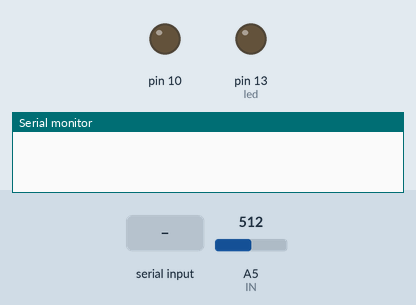
The sketch below on a simulated Arduino Uno, built with avr-gcc and run on an emulated ATmega328P. Parts: output pins drawn as LEDs (lit = HIGH), the last lines printed to the serial monitor. Inputs (shaded band) come from the test bench; at power-on: A5 (IN) = 512.

Above: at 1.2 s.
1.3 s: "1" received over Serial
At 1.8 s:
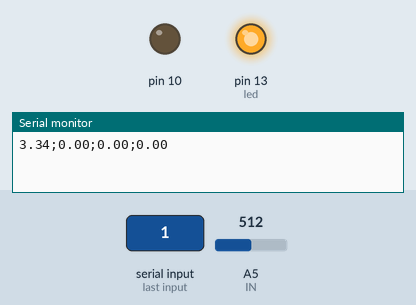
2.8 s: "0" received over Serial
At 4.0 s:
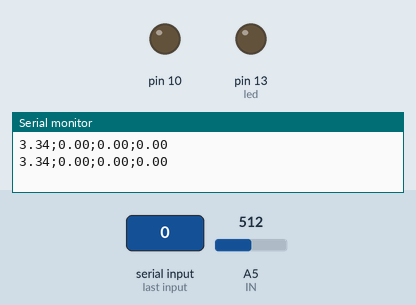
4.3 s: "2" received over Serial
At 5.3 s:
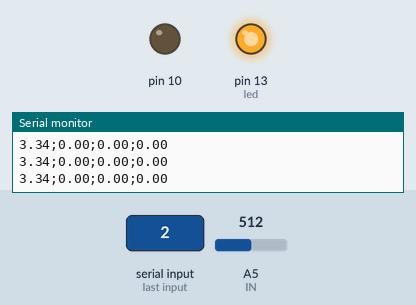
Timing chart, 0 to 7.3 s (numbered marks = the images above; inputs shaded):
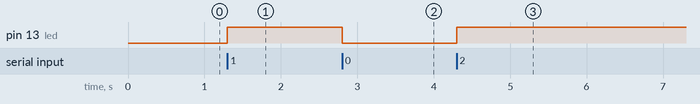

Measured:
- after the input at 1.3 s, pin 13 (led): LOW → HIGH at once
- after the input at 2.8 s, pin 13 (led): HIGH → LOW at once
- after the input at 4.3 s, pin 13 (led): LOW → HIGH at once

The sketch:

Control_MRAC_Python_Arduino.ino
```cpp
#define IN 5
#include <math.h>
double SetPoint = 0; //Este es el punto de referencia del HMI (0.255).
double SystemOutput = 0; //Esta es la magnitud de la varible de control (0-1024).
byte toByte = 0; //Esta variable almacena el valor de la planta en un byte para luego enviarlo al HMI (00000000-11111111).
int R2 = 10000; //Este es el valor en Ohmios de la resistencia en el divisor de voltaje.

float Yk = 0;
float Mk = 0;
float Ek = 0;
float Uk = 0;
float Error = 0;
float Ym = 0;
double ControlSignal = 0; //Esta es la senal de control que le envía el arduino al sistema

//-------------------------------------CONTROL MRAC-------------------------------------------------------
  //Coeficientes de la función de transferencia
  // y límites de escalamiento
  float c0r=0,  c1r=0.1507,    c0c=1,  c1c=0;
  float d1r=-0.83551,   d1c=-1;

  //Variables de control principales
  float r, y, mr, mc, m, e, er, out_f;

  float p1r=0,p1c=0,p1_antr=0,p1_antc=0;
  int ci=0;

  float Kp=0.707;

  float MR_a[4]={0,0,0,0};
  float MR_b[4]={0,0,0,0};
  float MR_Pk[4]={0,0,0,0};
  float MR_Pk_1[4]={0,0,0,0};

  float Ctrl_a[3]={0,0,0};
  float Ctrl_b[3]={0,0,0};
  float Ctrl_Pk[3]={0,0,0};
  float Ctrl_Pk_1[3]={0,0,0};

//------------------------------------------------------------------------------------------------------

void setup(){
  Serial.begin(9600); //Se incia la comnicacion por el puerto serial a una tasa de transferencia de 9600 baudios.
  pinMode(13, OUTPUT);
}

void loop(){
  if (Serial.available()>0){ //Cada que el Arduino recive un dato por el puerto serial, lee la variable de control y la envia al HMI.
    SetPoint = Serial.read();
    //SetPoint /= 2.55;
    SystemOutput = analogRead(IN);
    SystemOutput = 1033209/pow(R2*(1024/(SystemOutput)-1),1.37265217541467); //Linealizacion del voltaje en Lux
    Control();
    if(ControlSignal > 255) ControlSignal=255;   //Saturación de la señal de control
    if(ControlSignal < 0) ControlSignal=0;     //Saturación de la señal de control
    analogWrite(10, ControlSignal);
    Serial.print(SystemOutput,2);
    Serial.print(';');
    Serial.print(ControlSignal/2.55,2);
    Serial.print(';');
    Serial.print(Ym,2);
    Serial.print(';');
    Serial.println(Error,2);
  }
}

void Control(){
  if (digitalRead(13)) digitalWrite(13,LOW);  // El led parpadea cada que se ejecuta la estructura
  else digitalWrite(13,HIGH);

/*  Uk = SetPoint;
  Yk = SystemOutput;
  Ek = Uk - Yk;
  Mk = Mk + Kp*Ek;
  ControlSignal = Mk*2.55;*/
}

void Controladp() {

  if (digitalRead(13)) digitalWrite(13,LOW);  // El led parpadea cada que se ejecuta la estructura
  else digitalWrite(13,HIGH);
  ci=ci+1;
  r=SetPoint/100.0; //Se normaliza la señal de entrada

  y=(SystemOutput)/(100.0); //Intensidad de Luz normalizada 0.0-1.0

  //Controlador
  // Se ejecuta el modelo de referencia
  mr=c0r*r+p1_antr;
  Ym = mr;
  p1r=c1r*r-d1r*mr;
  p1_antr=p1r;

  // Se calcula el error relativo
  er=-1*(y-mr);

  // Se calcula el error que ingresa al controlador
  e=er*r;

  // Se ejecuta el controlador
  mc=c0c*e+p1_antc;
  p1c=c1c*e-d1c*mc;
  p1_antc=p1c;

  if (ci==1){
    mc=1;
  }

  // Se calcula la señal de control
  m=mc*r;
  ControlSignal=m;
}

float ModelReference(float Input){

   float Output = (MR_a[0]*Input) + MR_Pk_1[1];

   MR_Pk[1] = (MR_a[1]*Input) - (MR_b[1]*Output) + MR_Pk_1[2];
   MR_Pk[2] = (MR_a[2]*Input) - (MR_b[2]*Output) + MR_Pk_1[3];
   MR_Pk[3] = (MR_a[3]*Input) - (MR_b[3]*Output);

   MR_Pk_1[1] = MR_Pk[1];
   MR_Pk_1[2] = MR_Pk[2];
   MR_Pk_1[3] = MR_Pk[3];

   return(Output);
 }

 float Controlador(float Input){

   float Output = (Ctrl_a[0]*Input) + Ctrl_Pk_1[1];

   Ctrl_Pk[1] = (Ctrl_a[1]*Input) - (Ctrl_b[1]*Output) + Ctrl_Pk_1[2];
   Ctrl_Pk[2] = (Ctrl_a[2]*Input) - (Ctrl_b[2]*Output);

   Ctrl_Pk_1[1] = Ctrl_Pk[1];
   Ctrl_Pk_1[2] = Ctrl_Pk[2];

   return(Output);
 }
```
